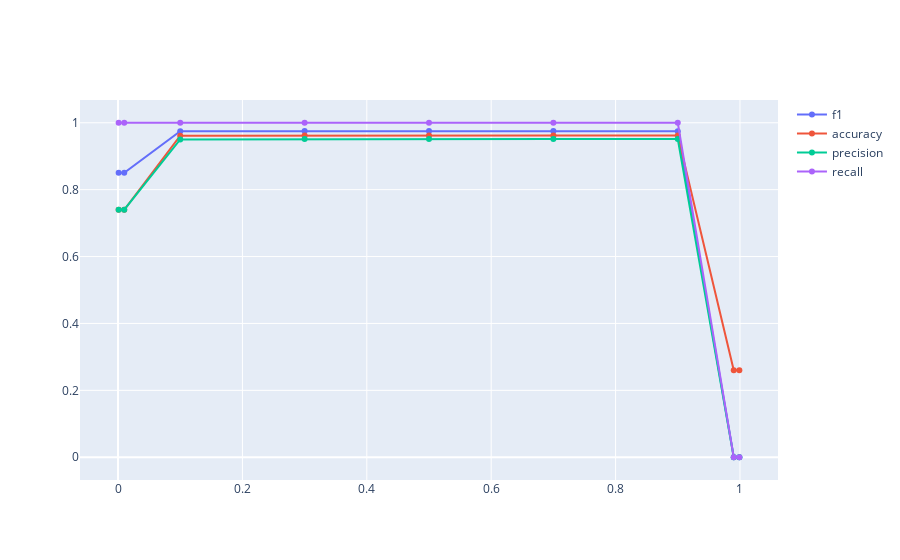

Here is the notebook cell this chart was saved with:
### Code cell
fig = go.Figure()
for col in res.columns:
    fig.add_trace(go.Scatter(x=res.index, y=res[col], name=col))
    
fig

### Figure 1 — Plotly figure (JSON) as saved in the notebook; plotly's stock layout.template omitted (floating-point values rounded to 4 significant figures)
{"data": [{"name": "f1", "type": "scatter", "x": [0.001, 0.01, 0.1, 0.3, 0.5, 0.7, 0.9, 0.99, 0.999], "y": [0.8505, 0.8505, 0.9744, 0.975, 0.975, 0.975, 0.9749, 0, 0]}, {"name": "accuracy", "type": "scatter", "x": [0.001, 0.01, 0.1, 0.3, 0.5, 0.7, 0.9, 0.99, 0.999], "y": [0.7399, 0.7399, 0.9612, 0.962, 0.962, 0.962, 0.962, 0.2601, 0.2601]}, {"name": "precision", "type": "scatter", "x": [0.001, 0.01, 0.1, 0.3, 0.5, 0.7, 0.9, 0.99, 0.999], "y": [0.7399, 0.7399, 0.9502, 0.9512, 0.9513, 0.9513, 0.9513, 0, 0]}, {"name": "recall", "type": "scatter", "x": [0.001, 0.01, 0.1, 0.3, 0.5, 0.7, 0.9, 0.99, 0.999], "y": [1.0, 1.0, 1.0, 0.9999, 0.9999, 0.9999, 0.9998, 0, 0]}], "layout": {"autosize": true, "xaxis": {"autorange": true, "range": [-0.05781, 1.058], "type": "linear"}, "yaxis": {"autorange": true, "range": [-0.08252, 1.083], "type": "linear"}}}
